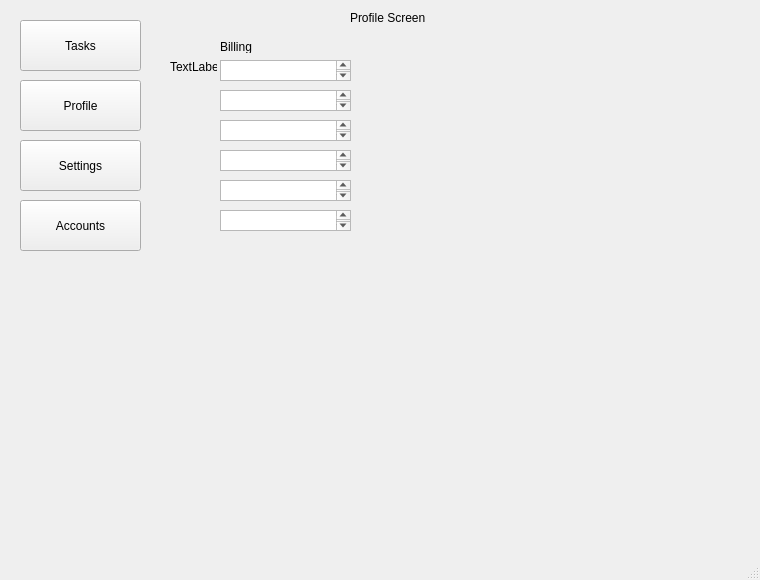
<?xml version="1.0" encoding="UTF-8"?>
<ui version="4.0">
 <class>ProfileScreen</class>
 <widget class="QMainWindow" name="ProfileScreen">
  <property name="geometry">
   <rect>
    <x>0</x>
    <y>0</y>
    <width>760</width>
    <height>580</height>
   </rect>
  </property>
  <property name="windowTitle">
   <string>MainWindow</string>
  </property>
  <widget class="QWidget" name="centralwidget">
   <widget class="QPushButton" name="button1">
    <property name="geometry">
     <rect>
      <x>20</x>
      <y>20</y>
      <width>121</width>
      <height>51</height>
     </rect>
    </property>
    <property name="text">
     <string>Tasks</string>
    </property>
   </widget>
   <widget class="QPushButton" name="button3">
    <property name="geometry">
     <rect>
      <x>20</x>
      <y>140</y>
      <width>121</width>
      <height>51</height>
     </rect>
    </property>
    <property name="text">
     <string>Settings</string>
    </property>
   </widget>
   <widget class="QPushButton" name="button2">
    <property name="geometry">
     <rect>
      <x>20</x>
      <y>80</y>
      <width>121</width>
      <height>51</height>
     </rect>
    </property>
    <property name="text">
     <string>Profile</string>
    </property>
   </widget>
   <widget class="QPushButton" name="button4">
    <property name="geometry">
     <rect>
      <x>20</x>
      <y>200</y>
      <width>121</width>
      <height>51</height>
     </rect>
    </property>
    <property name="text">
     <string>Accounts</string>
    </property>
   </widget>
   <widget class="QLabel" name="label">
    <property name="geometry">
     <rect>
      <x>220</x>
      <y>40</y>
      <width>47</width>
      <height>13</height>
     </rect>
    </property>
    <property name="autoFillBackground">
     <bool>false</bool>
    </property>
    <property name="text">
     <string>Billing</string>
    </property>
   </widget>
   <widget class="QTextEdit" name="textEdit">
    <property name="geometry">
     <rect>
      <x>220</x>
      <y>60</y>
      <width>131</width>
      <height>21</height>
     </rect>
    </property>
   </widget>
   <widget class="QTextEdit" name="textEdit_2">
    <property name="geometry">
     <rect>
      <x>220</x>
      <y>90</y>
      <width>131</width>
      <height>21</height>
     </rect>
    </property>
   </widget>
   <widget class="QTextEdit" name="textEdit_3">
    <property name="geometry">
     <rect>
      <x>220</x>
      <y>120</y>
      <width>131</width>
      <height>21</height>
     </rect>
    </property>
   </widget>
   <widget class="QTextEdit" name="textEdit_4">
    <property name="geometry">
     <rect>
      <x>220</x>
      <y>210</y>
      <width>131</width>
      <height>21</height>
     </rect>
    </property>
   </widget>
   <widget class="QTextEdit" name="textEdit_5">
    <property name="geometry">
     <rect>
      <x>220</x>
      <y>180</y>
      <width>131</width>
      <height>21</height>
     </rect>
    </property>
   </widget>
   <widget class="QTextEdit" name="textEdit_6">
    <property name="geometry">
     <rect>
      <x>220</x>
      <y>150</y>
      <width>131</width>
      <height>21</height>
     </rect>
    </property>
   </widget>
   <widget class="QLabel" name="label_2">
    <property name="geometry">
     <rect>
      <x>170</x>
      <y>60</y>
      <width>47</width>
      <height>13</height>
     </rect>
    </property>
    <property name="text">
     <string>TextLabel</string>
    </property>
   </widget>
   <widget class="QLabel" name="label_3">
    <property name="geometry">
     <rect>
      <x>350</x>
      <y>10</y>
      <width>101</width>
      <height>16</height>
     </rect>
    </property>
    <property name="text">
     <string>Profile Screen</string>
    </property>
   </widget>
  </widget>
  <widget class="QMenuBar" name="menubar">
   <property name="geometry">
    <rect>
     <x>0</x>
     <y>0</y>
     <width>760</width>
     <height>21</height>
    </rect>
   </property>
  </widget>
  <widget class="QStatusBar" name="statusbar"/>
 </widget>
 <resources/>
 <connections/>
</ui>
